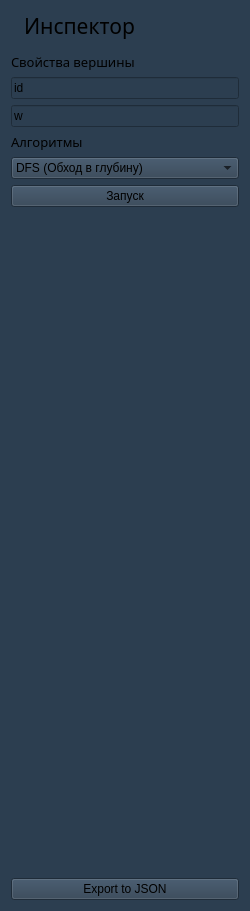
<?xml version="1.0" encoding="UTF-8"?>
<ui version="4.0">
 <class>Form</class>
 <widget class="QWidget" name="Form">
  <property name="geometry">
   <rect>
    <x>0</x>
    <y>0</y>
    <width>250</width>
    <height>911</height>
   </rect>
  </property>
  <property name="windowTitle">
   <string>Form</string>
  </property>
  <property name="styleSheet">
   <string notr="true">background-color: #2c3e50;</string>
  </property>
  <layout class="QGridLayout" name="gridLayout_3">
   <item row="9" column="0">
    <spacer name="verticalSpacer">
     <property name="orientation">
      <enum>Qt::Orientation::Vertical</enum>
     </property>
     <property name="sizeHint" stdset="0">
      <size>
       <width>20</width>
       <height>665</height>
      </size>
     </property>
    </spacer>
   </item>
   <item row="0" column="0">
    <layout class="QHBoxLayout" name="horizontalLayout">
     <item>
      <widget class="QLabel" name="label_2">
       <property name="enabled">
        <bool>true</bool>
       </property>
       <property name="sizePolicy">
        <sizepolicy hsizetype="Maximum" vsizetype="Preferred">
         <horstretch>0</horstretch>
         <verstretch>0</verstretch>
        </sizepolicy>
       </property>
       <property name="baseSize">
        <size>
         <width>16</width>
         <height>16</height>
        </size>
       </property>
       <property name="text">
        <string/>
       </property>
       <property name="pixmap">
        <pixmap>:/icons/Container.svg</pixmap>
       </property>
       <property name="wordWrap">
        <bool>false</bool>
       </property>
       <property name="openExternalLinks">
        <bool>false</bool>
       </property>
      </widget>
     </item>
     <item>
      <widget class="QLabel" name="label">
       <property name="font">
        <font>
         <family>Impact</family>
         <pointsize>16</pointsize>
        </font>
       </property>
       <property name="text">
        <string>Инспектор</string>
       </property>
      </widget>
     </item>
    </layout>
   </item>
   <item row="2" column="0">
    <layout class="QGridLayout" name="gridLayout_2"/>
   </item>
   <item row="7" column="0">
    <widget class="QComboBox" name="algorithm_list">
     <item>
      <property name="text">
       <string>DFS (Обход в глубину)</string>
      </property>
     </item>
     <item>
      <property name="text">
       <string>BFS (Поиск в ширину)</string>
      </property>
     </item>
    </widget>
   </item>
   <item row="1" column="0">
    <widget class="Line" name="line">
     <property name="orientation">
      <enum>Qt::Orientation::Vertical</enum>
     </property>
    </widget>
   </item>
   <item row="3" column="0">
    <widget class="QLabel" name="label_3">
     <property name="font">
      <font>
       <family>Helonia</family>
       <pointsize>10</pointsize>
       <italic>false</italic>
       <bold>false</bold>
       <strikeout>false</strikeout>
      </font>
     </property>
     <property name="mouseTracking">
      <bool>false</bool>
     </property>
     <property name="text">
      <string>Свойства вершины</string>
     </property>
    </widget>
   </item>
   <item row="10" column="0">
    <widget class="QPushButton" name="pushButton_Export">
     <property name="text">
      <string>Export to JSON</string>
     </property>
    </widget>
   </item>
   <item row="4" column="0">
    <widget class="QLineEdit" name="lineEdit_Node">
     <property name="text">
      <string>id</string>
     </property>
     <property name="readOnly">
      <bool>true</bool>
     </property>
    </widget>
   </item>
   <item row="6" column="0">
    <widget class="QLabel" name="label_4">
     <property name="font">
      <font>
       <family>Helonia</family>
       <pointsize>10</pointsize>
       <strikeout>false</strikeout>
       <kerning>false</kerning>
      </font>
     </property>
     <property name="text">
      <string>Алгоритмы</string>
     </property>
    </widget>
   </item>
   <item row="5" column="0">
    <widget class="QLineEdit" name="lineEdit_Weight">
     <property name="text">
      <string>w</string>
     </property>
    </widget>
   </item>
   <item row="8" column="0">
    <widget class="QPushButton" name="btnStartAlgo">
     <property name="text">
      <string>Запуск</string>
     </property>
    </widget>
   </item>
  </layout>
 </widget>
 <resources>
  <include location="../../test.qrc"/>
 </resources>
 <connections/>
</ui>
